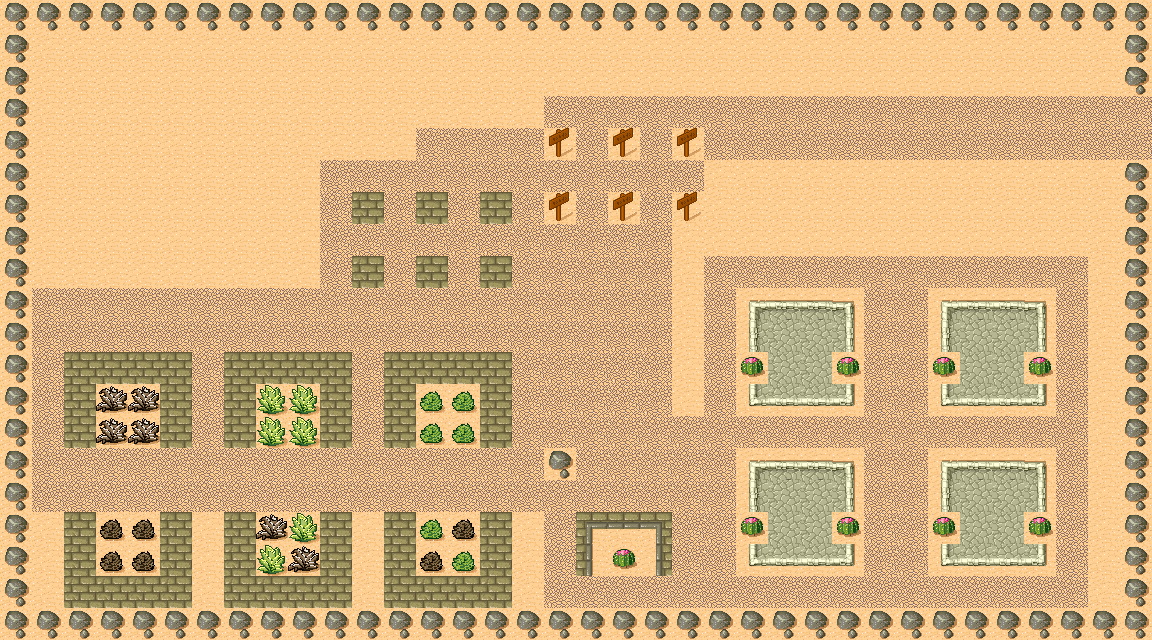

The image is a tile-based game level rendered from a .tmx file. Its description and source (layers, tilesets, objects; grid data summarised) follow:
An orthogonal 36x20 tile map with 32x32 px tiles, 1 tile layer (background) and 720 objects (338x b, 229x r, 95x things, 20x serve, 8x queue, ...).

<map version="1.0" orientation="orthogonal" width="36" height="20" tilewidth="32" tileheight="32">
 <tileset firstgid="1" name="map" tilewidth="32" tileheight="32" spacing="1" margin="1">
  <image source="map.png" width="265" height="199" />
 </tileset>
 <layer name="background" width="36" height="20">
  <data>[720 cells, 720 non-empty, 24 distinct tile ids]</data>
 </layer>
 <objectgroup name="object" width="36" height="20">
  <object name="r" x="544" y="96" width="32" height="32">
   <properties>
    <property name="objectid" value="1" />
   </properties>
  </object>
  <object name="r" x="576" y="96" width="32" height="32">
   <properties>
    <property name="objectid" value="1" />
   </properties>
  </object>
  <object name="r" x="608" y="96" width="32" height="32">
   <properties>
    <property name="objectid" value="1" />
   </properties>
  </object>
  <object name="r" x="672" y="96" width="32" height="32">
   <properties>
    <property name="objectid" value="1" />
   </properties>
  </object>
  <object name="r" x="640" y="96" width="32" height="32">
   <properties>
    <property name="objectid" value="1" />
   </properties>
  </object>
  <object name="r" x="704" y="96" width="32" height="32">
   <properties>
    <property name="objectid" value="1" />
   </properties>
  </object>
  <object name="r" x="576" y="128" width="32" height="32">
   <properties>
    <property name="objectid" value="1" />
   </properties>
  </object>
  <object name="r" x="704" y="128" width="32" height="32">
   <properties>
    <property name="objectid" value="1" />
   </properties>
  </object>
  <object name="r" x="640" y="128" width="32" height="32">
   <properties>
    <property name="objectid" value="1" />
   </properties>
  </object>
  <object name="r" x="736" y="96" width="32" height="32">
   <properties>
    <property name="objectid" value="1" />
   </properties>
  </object>
  <object name="r" x="800" y="96" width="32" height="32">
   <properties>
    <property name="objectid" value="1" />
   </properties>
  </object>
  <object name="r" x="864" y="96" width="32" height="32">
   <properties>
    <property name="objectid" value="1" />
   </properties>
  </object>
  <object name="r" x="768" y="96" width="32" height="32">
   <properties>
    <property name="objectid" value="1" />
   </properties>
  </object>
  <object name="r" x="896" y="96" width="32" height="32">
   <properties>
    <property name="objectid" value="1" />
   </properties>
  </object>
  <object name="r" x="832" y="96" width="32" height="32">
   <properties>
    <property name="objectid" value="1" />
   </properties>
  </object>
  <object name="r" x="736" y="128" width="32" height="32">
   <properties>
    <property name="objectid" value="1" />
   </properties>
  </object>
  <object name="r" x="800" y="128" width="32" height="32">
   <properties>
    <property name="objectid" value="1" />
   </properties>
  </object>
  <object name="r" x="864" y="128" width="32" height="32">
   <properties>
    <property name="objectid" value="1" />
   </properties>
  </object>
  <object name="r" x="768" y="128" width="32" height="32">
   <properties>
    <property name="objectid" value="1" />
   </properties>
  </object>
  <object name="r" x="896" y="128" width="32" height="32">
   <properties>
    <property name="objectid" value="1" />
   </properties>
  </object>
  <object name="r" x="832" y="128" width="32" height="32">
   <properties>
    <property name="objectid" value="1" />
   </properties>
  </object>
  <object name="r" x="928" y="96" width="32" height="32">
   <properties>
    <property name="objectid" value="1" />
   </properties>
  </object>
  <object name="r" x="992" y="96" width="32" height="32">
   <properties>
    <property name="objectid" value="1" />
   </properties>
  </object>
  <object name="r" x="1056" y="96" width="32" height="32">
   <properties>
    <property name="objectid" value="1" />
   </properties>
  </object>
  <object name="r" x="960" y="96" width="32" height="32">
   <properties>
    <property name="objectid" value="1" />
   </properties>
  </object>
  <object name="r" x="1088" y="96" width="32" height="32">
   <properties>
    <property name="objectid" value="1" />
   </properties>
  </object>
  <object name="r" x="1024" y="96" width="32" height="32">
   <properties>
    <property name="objectid" value="1" />
   </properties>
  </object>
  <object name="r" x="928" y="128" width="32" height="32">
   <properties>
    <property name="objectid" value="1" />
   </properties>
  </object>
  <object name="r" x="992" y="128" width="32" height="32">
   <properties>
    <property name="objectid" value="1" />
   </properties>
  </object>
  <object name="r" x="1056" y="128" width="32" height="32">
   <properties>
    <property name="objectid" value="1" />
   </properties>
  </object>
  <object name="r" x="960" y="128" width="32" height="32">
   <properties>
    <property name="objectid" value="1" />
   </properties>
  </object>
  <object name="r" x="1088" y="128" width="32" height="32">
   <properties>
    <property name="objectid" value="1" />
   </properties>
  </object>
  <object name="r" x="1024" y="128" width="32" height="32">
   <properties>
    <property name="objectid" value="1" />
   </properties>
  </object>
  <object name="start" x="1120" y="128" width="32" height="32">
   <properties>
    <property name="objectid" value="10" />
   </properties>
  </object>
  <object name="start" x="1120" y="96" width="32" height="32">
   <properties>
    <property name="objectid" value="10" />
   </properties>
  </object>
  <object name="r" x="576" y="256" width="32" height="32">
   <properties>
    <property name="objectid" value="1" />
   </properties>
  </object>
  <object name="r" x="544" y="256" width="32" height="32">
   <properties>
    <property name="objectid" value="1" />
   </properties>
  </object>
  <object name="r" x="576" y="320" width="32" height="32">
   <properties>
    <property name="objectid" value="1" />
   </properties>
  </object>
  <object name="r" x="544" y="288" width="32" height="32">
   <properties>
    <property name="objectid" value="1" />
   </properties>
  </object>
  <object name="r" x="544" y="320" width="32" height="32">
   <properties>
    <property name="objectid" value="1" />
   </properties>
  </object>
  <object name="r" x="576" y="288" width="32" height="32">
   <properties>
    <property name="objectid" value="1" />
   </properties>
  </object>
  <object name="r" x="576" y="384" width="32" height="32">
   <properties>
    <property name="objectid" value="1" />
   </properties>
  </object>
  <object name="r" x="544" y="352" width="32" height="32">
   <properties>
    <property name="objectid" value="1" />
   </properties>
  </object>
  <object name="r" x="544" y="384" width="32" height="32">
   <properties>
    <property name="objectid" value="1" />
   </properties>
  </object>
  <object name="r" x="576" y="352" width="32" height="32">
   <properties>
    <property name="objectid" value="1" />
   </properties>
  </object>
  <object name="r" x="576" y="448" width="32" height="32">
   <properties>
    <property name="objectid" value="1" />
   </properties>
  </object>
  <object name="r" x="544" y="416" width="32" height="32">
   <properties>
    <property name="objectid" value="1" />
   </properties>
  </object>
  <object name="r" x="576" y="416" width="32" height="32">
   <properties>
    <property name="objectid" value="1" />
   </properties>
  </object>
  <object name="r" x="640" y="448" width="32" height="32">
   <properties>
    <property name="objectid" value="1" />
   </properties>
  </object>
  </objectgroup>
</map>
<!-- 671 of 720 objects omitted -->
